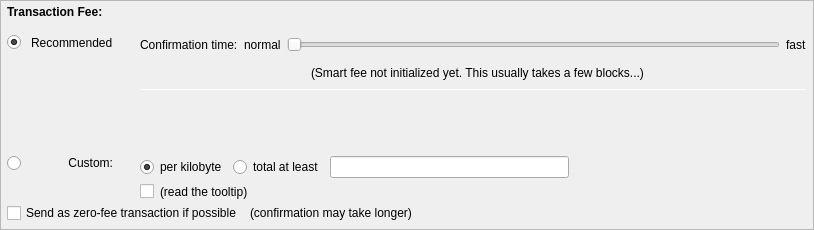
         <widget class="QFrame" name="frameFee">
          <property name="sizePolicy">
           <sizepolicy hsizetype="Expanding" vsizetype="Expanding">
            <horstretch>0</horstretch>
            <verstretch>0</verstretch>
           </sizepolicy>
          </property>
          <property name="maximumSize">
           <size>
            <width>16777215</width>
            <height>16777215</height>
           </size>
          </property>
          <property name="frameShape">
           <enum>QFrame::StyledPanel</enum>
          </property>
          <property name="frameShadow">
           <enum>QFrame::Sunken</enum>
          </property>
          <layout class="QVBoxLayout" name="verticalLayoutFee1">
           <property name="spacing">
            <number>0</number>
           </property>
           <property name="leftMargin">
            <number>0</number>
           </property>
           <property name="topMargin">
            <number>0</number>
           </property>
           <property name="rightMargin">
            <number>0</number>
           </property>
           <property name="bottomMargin">
            <number>0</number>
           </property>
           <item>
            <layout class="QVBoxLayout" name="verticalLayoutFee2" stretch="0,0,0">
             <property name="spacing">
              <number>0</number>
             </property>
             <property name="leftMargin">
              <number>6</number>
             </property>
             <property name="topMargin">
              <number>0</number>
             </property>
             <property name="rightMargin">
              <number>6</number>
             </property>
             <item>
              <layout class="QHBoxLayout" name="horizontalLayoutFee1">
               <property name="bottomMargin">
                <number>0</number>
               </property>
               <item>
                <layout class="QVBoxLayout" name="verticalLayoutFee7">
                 <property name="spacing">
                  <number>0</number>
                 </property>
                 <item>
                  <spacer name="verticalSpacerSmartFee">
                   <property name="orientation">
                    <enum>Qt::Vertical</enum>
                   </property>
                   <property name="sizeType">
                    <enum>QSizePolicy::Fixed</enum>
                   </property>
                   <property name="sizeHint" stdset="0">
                    <size>
                     <width>1</width>
                     <height>4</height>
                    </size>
                   </property>
                  </spacer>
                 </item>
                 <item>
                  <layout class="QHBoxLayout" name="horizontalLayoutSmartFee">
                   <property name="spacing">
                    <number>10</number>
                   </property>
                   <item>
                    <widget class="QLabel" name="labelFeeHeadline">
                     <property name="sizePolicy">
                      <sizepolicy hsizetype="Preferred" vsizetype="Maximum">
                       <horstretch>0</horstretch>
                       <verstretch>0</verstretch>
                      </sizepolicy>
                     </property>
                     <property name="font">
                      <font>
                       <weight>75</weight>
                       <bold>true</bold>
                      </font>
                     </property>
                     <property name="styleSheet">
                      <string notr="true">font-weight:bold;</string>
                     </property>
                     <property name="text">
                      <string>Transaction Fee:</string>
                     </property>
                    </widget>
                   </item>
                   <item>
                    <widget class="QLabel" name="labelFeeMinimized">
                     <property name="text">
                      <string/>
                     </property>
                    </widget>
                   </item>
                   <item>
                    <widget class="QtMaterialFlatButton" name="buttonChooseFee" native="true">
                     <property name="text" stdset="0">
                      <string>Choose...</string>
                     </property>
                    </widget>
                   </item>
                   <item>
                    <widget class="QtMaterialFlatButton" name="buttonMinimizeFee" native="true">
                     <property name="toolTip">
                      <string>collapse fee-settings</string>
                     </property>
                     <property name="text" stdset="0">
                      <string>Minimize</string>
                     </property>
                    </widget>
                   </item>
                  </layout>
                 </item>
                 <item>
                  <spacer name="verticalSpacer_5">
                   <property name="orientation">
                    <enum>Qt::Vertical</enum>
                   </property>
                   <property name="sizeHint" stdset="0">
                    <size>
                     <width>1</width>
                     <height>1</height>
                    </size>
                   </property>
                  </spacer>
                 </item>
                </layout>
               </item>
               <item>
                <spacer name="horizontalSpacer_4">
                 <property name="orientation">
                  <enum>Qt::Horizontal</enum>
                 </property>
                 <property name="sizeHint" stdset="0">
                  <size>
                   <width>40</width>
                   <height>20</height>
                  </size>
                 </property>
                </spacer>
               </item>
              </layout>
             </item>
             <item>
              <widget class="QFrame" name="frameFeeSelection">
               <layout class="QVBoxLayout" name="verticalLayoutFee12">
                <property name="spacing">
                 <number>0</number>
                </property>
                <property name="leftMargin">
                 <number>0</number>
                </property>
                <property name="topMargin">
                 <number>0</number>
                </property>
                <property name="rightMargin">
                 <number>0</number>
                </property>
                <property name="bottomMargin">
                 <number>0</number>
                </property>
                <item>
                 <layout class="QGridLayout" name="gridLayoutFee">
                  <property name="topMargin">
                   <number>10</number>
                  </property>
                  <property name="bottomMargin">
                   <number>4</number>
                  </property>
                  <property name="horizontalSpacing">
                   <number>10</number>
                  </property>
                  <property name="verticalSpacing">
                   <number>4</number>
                  </property>
                  <item row="2" column="0">
                   <layout class="QVBoxLayout" name="verticalLayoutFee4" stretch="0">
                    <item>
                     <spacer name="verticalSpacer_2">
                      <property name="orientation">
                       <enum>Qt::Vertical</enum>
                      </property>
                      <property name="sizeHint" stdset="0">
                       <size>
                        <width>1</width>
                        <height>1</height>
                       </size>
                      </property>
                     </spacer>
                    </item>
                   </layout>
                  </item>
                  <item row="3" column="0">
                   <layout class="QVBoxLayout" name="verticalLayoutFee9" stretch="0,1">
                    <item>
                     <widget class="QRadioButton" name="radioCustomFee">
                      <property name="text">
                       <string/>
                      </property>
                      <attribute name="buttonGroup">
                       <string notr="true">groupFee</string>
                      </attribute>
                     </widget>
                    </item>
                    <item>
                     <spacer name="verticalSpacer_6">
                      <property name="orientation">
                       <enum>Qt::Vertical</enum>
                      </property>
                      <property name="sizeHint" stdset="0">
                       <size>
                        <width>1</width>
                        <height>1</height>
                       </size>
                      </property>
                     </spacer>
                    </item>
                   </layout>
                  </item>
                  <item row="3" column="1">
                   <widget class="QLabel" name="labelCustomFee">
                    <property name="text">
                     <string>Custom:</string>
                    </property>
                    <property name="alignment">
                     <set>Qt::AlignRight|Qt::AlignTop|Qt::AlignTrailing</set>
                    </property>
                   </widget>
                  </item>
                  <item row="3" column="4">
                   <layout class="QVBoxLayout" name="verticalLayoutFee8">
                    <property name="spacing">
                     <number>6</number>
                    </property>
                    <item>
                     <layout class="QHBoxLayout" name="horizontalLayoutFee13">
                      <item>
                       <widget class="QRadioButton" name="radioCustomPerKilobyte">
                        <property name="toolTip">
                         <string>If the custom fee is set to 1000 uXCRCs and the transaction is only 250 bytes, then &quot;per kilobyte&quot; only pays 250 uXCRCs in fee,&lt;br /&gt;while &quot;at least&quot; pays 1000 uXCRCs. For transactions bigger than a kilobyte both pay by kilobyte.</string>
                        </property>
                        <property name="text">
                         <string>per kilobyte</string>
                        </property>
                        <property name="checked">
                         <bool>true</bool>
                        </property>
                        <attribute name="buttonGroup">
                         <string notr="true">groupCustomFee</string>
                        </attribute>
                       </widget>
                      </item>
                      <item>
                       <widget class="QRadioButton" name="radioCustomAtLeast">
                        <property name="toolTip">
                         <string>If the custom fee is set to 1000 uXCRCs and the transaction is only 250 bytes, then &quot;per kilobyte&quot; only pays 250 uXCRCs in fee,&lt;br /&gt;while &quot;total at least&quot; pays 1000 uXCRCs. For transactions bigger than a kilobyte both pay by kilobyte.</string>
                        </property>
                        <property name="text">
                         <string>total at least</string>
                        </property>
                        <attribute name="buttonGroup">
                         <string notr="true">groupCustomFee</string>
                        </attribute>
                       </widget>
                      </item>
                      <item>
                       <widget class="BitcoinAmountField" name="customFee"/>
                      </item>
                      <item>
                       <spacer name="horizontalSpacer_6">
                        <property name="orientation">
                         <enum>Qt::Horizontal</enum>
                        </property>
                        <property name="sizeHint" stdset="0">
                         <size>
                          <width>1</width>
                          <height>1</height>
                         </size>
                        </property>
                       </spacer>
                      </item>
                     </layout>
                    </item>
                    <item>
                     <layout class="QHBoxLayout" name="horizontalLayoutFee8">
                      <item>
                       <widget class="QCheckBox" name="checkBoxMinimumFee">
                        <property name="toolTip">
                         <string>Paying only the minimum fee is just fine as long as there is less transaction volume than space in the blocks.&lt;br /&gt;But be aware that this can end up in a never confirming transaction once there is more demand for CRyptoCrowd transactions than the network can process.</string>
                        </property>
                        <property name="text">
                         <string/>
                        </property>
                       </widget>
                      </item>
                      <item>
                       <widget class="QLabel" name="labelMinFeeWarning">
                        <property name="enabled">
                         <bool>true</bool>
                        </property>
                        <property name="toolTip">
                         <string>Paying only the minimum fee is just fine as long as there is less transaction volume than space in the blocks.&lt;br /&gt;But be aware that this can end up in a never confirming transaction once there is more demand for CRyptoCrowd transactions than the network can process.</string>
                        </property>
                        <property name="text">
                         <string>(read the tooltip)</string>
                        </property>
                        <property name="margin">
                         <number>5</number>
                        </property>
                       </widget>
                      </item>
                      <item>
                       <spacer name="horizontalSpacer_2">
                        <property name="orientation">
                         <enum>Qt::Horizontal</enum>
                        </property>
                        <property name="sizeHint" stdset="0">
                         <size>
                          <width>1</width>
                          <height>1</height>
                         </size>
                        </property>
                       </spacer>
                      </item>
                     </layout>
                    </item>
                   </layout>
                  </item>
                  <item row="1" column="1">
                   <widget class="QLabel" name="labelSmartFee_2">
                    <property name="text">
                     <string>Recommended</string>
                    </property>
                   </widget>
                  </item>
                  <item row="0" column="4" rowspan="3">
                   <layout class="QVBoxLayout" name="verticalLayoutFee3" stretch="0,0,0,0,1,0">
                    <property name="spacing">
                     <number>6</number>
                    </property>
                    <property name="topMargin">
                     <number>2</number>
                    </property>
                    <property name="bottomMargin">
                     <number>20</number>
                    </property>
                    <item>
                     <layout class="QHBoxLayout" name="horizontalLayoutFee9">
                      <item>
                       <widget class="QLabel" name="labelSmartFee3">
                        <property name="text">
                         <string>Confirmation time:</string>
                        </property>
                        <property name="margin">
                         <number>2</number>
                        </property>
                       </widget>
                      </item>
                      <item>
                       <widget class="QLabel" name="labelSmartFeeNormal">
                        <property name="text">
                         <string>normal</string>
                        </property>
                        <property name="margin">
                         <number>2</number>
                        </property>
                       </widget>
                      </item>
                      <item>
                       <widget class="QSlider" name="sliderSmartFee">
                        <property name="minimumSize">
                         <size>
                          <width>0</width>
                          <height>24</height>
                         </size>
                        </property>
                        <property name="minimum">
                         <number>0</number>
                        </property>
                        <property name="maximum">
                         <number>24</number>
                        </property>
                        <property name="pageStep">
                         <number>1</number>
                        </property>
                        <property name="value">
                         <number>0</number>
                        </property>
                        <property name="orientation">
                         <enum>Qt::Horizontal</enum>
                        </property>
                        <property name="invertedAppearance">
                         <bool>false</bool>
                        </property>
                        <property name="invertedControls">
                         <bool>false</bool>
                        </property>
                        <property name="tickPosition">
                         <enum>QSlider::NoTicks</enum>
                        </property>
                       </widget>
                      </item>
                      <item>
                       <widget class="QLabel" name="labelSmartFeeFast">
                        <property name="text">
                         <string>fast</string>
                        </property>
                       </widget>
                      </item>
                     </layout>
                    </item>
                    <item>
                     <layout class="QHBoxLayout" name="horizontalLayout_recommended_texts">
                      <property name="spacing">
                       <number>0</number>
                      </property>
                      <item>
                       <spacer name="horizontalSpacer_8">
                        <property name="orientation">
                         <enum>Qt::Horizontal</enum>
                        </property>
                        <property name="sizeHint" stdset="0">
                         <size>
                          <width>40</width>
                          <height>20</height>
                         </size>
                        </property>
                       </spacer>
                      </item>
                      <item>
                       <widget class="QLabel" name="labelFeeEstimation">
                        <property name="text">
                         <string/>
                        </property>
                        <property name="margin">
                         <number>2</number>
                        </property>
                       </widget>
                      </item>
                      <item>
                       <widget class="QLabel" name="labelSmartFee2">
                        <property name="text">
                         <string>(Smart fee not initialized yet. This usually takes a few blocks...)</string>
                        </property>
                        <property name="alignment">
                         <set>Qt::AlignLeading|Qt::AlignLeft|Qt::AlignVCenter</set>
                        </property>
                        <property name="wordWrap">
                         <bool>false</bool>
                        </property>
                        <property name="margin">
                         <number>2</number>
                        </property>
                        <property name="indent">
                         <number>-1</number>
                        </property>
                       </widget>
                      </item>
                      <item>
                       <spacer name="horizontalSpacer_3">
                        <property name="orientation">
                         <enum>Qt::Horizontal</enum>
                        </property>
                        <property name="sizeHint" stdset="0">
                         <size>
                          <width>40</width>
                          <height>20</height>
                         </size>
                        </property>
                       </spacer>
                      </item>
                     </layout>
                    </item>
                    <item>
                     <widget class="Line" name="line_2">
                      <property name="minimumSize">
                       <size>
                        <width>0</width>
                        <height>1</height>
                       </size>
                      </property>
                      <property name="maximumSize">
                       <size>
                        <width>16777215</width>
                        <height>1</height>
                       </size>
                      </property>
                      <property name="orientation">
                       <enum>Qt::Horizontal</enum>
                      </property>
                     </widget>
                    </item>
                    <item>
                     <layout class="QHBoxLayout" name="horizontalLayoutFee12">
                      <item>
                       <spacer name="horizontalSpacer_5">
                        <property name="orientation">
                         <enum>Qt::Horizontal</enum>
                        </property>
                        <property name="sizeHint" stdset="0">
                         <size>
                          <width>1</width>
                          <height>1</height>
                         </size>
                        </property>
                       </spacer>
                      </item>
                     </layout>
                    </item>
                    <item>
                     <spacer name="verticalSpacer_4">
                      <property name="orientation">
                       <enum>Qt::Vertical</enum>
                      </property>
                      <property name="sizeHint" stdset="0">
                       <size>
                        <width>1</width>
                        <height>1</height>
                       </size>
                      </property>
                     </spacer>
                    </item>
                    <item>
                     <spacer name="verticalSpacer_3">
                      <property name="orientation">
                       <enum>Qt::Vertical</enum>
                      </property>
                      <property name="sizeHint" stdset="0">
                       <size>
                        <width>20</width>
                        <height>40</height>
                       </size>
                      </property>
                     </spacer>
                    </item>
                   </layout>
                  </item>
                  <item row="1" column="2">
                   <widget class="QLabel" name="labelSmartFee">
                    <property name="text">
                     <string/>
                    </property>
                    <property name="margin">
                     <number>2</number>
                    </property>
                   </widget>
                  </item>
                  <item row="1" column="0">
                   <widget class="QRadioButton" name="radioSmartFee">
                    <property name="text">
                     <string/>
                    </property>
                    <property name="checked">
                     <bool>true</bool>
                    </property>
                    <attribute name="buttonGroup">
                     <string notr="true">groupFee</string>
                    </attribute>
                   </widget>
                  </item>
                 </layout>
                </item>
                <item>
                 <layout class="QHBoxLayout" name="horizontalLayoutFee5" stretch="0,0,0">
                  <property name="spacing">
                   <number>8</number>
                  </property>
                  <property name="bottomMargin">
                   <number>4</number>
                  </property>
                  <item>
                   <widget class="QCheckBox" name="checkBoxFreeTx">
                    <property name="text">
                     <string>Send as zero-fee transaction if possible</string>
                    </property>
                   </widget>
                  </item>
                  <item>
                   <widget class="QLabel" name="labelFreeTx">
                    <property name="text">
                     <string>(confirmation may take longer)</string>
                    </property>
                    <property name="margin">
                     <number>5</number>
                    </property>
                   </widget>
                  </item>
                  <item>
                   <spacer name="horizontalSpacerFee5">
                    <property name="orientation">
                     <enum>Qt::Horizontal</enum>
                    </property>
                    <property name="sizeHint" stdset="0">
                     <size>
                      <width>1</width>
                      <height>1</height>
                     </size>
                    </property>
                   </spacer>
                  </item>
                 </layout>
                </item>
                <item>
                 <spacer name="verticalSpacerFee2">
                  <property name="orientation">
                   <enum>Qt::Vertical</enum>
                  </property>
                  <property name="sizeHint" stdset="0">
                   <size>
                    <width>1</width>
                    <height>1</height>
                   </size>
                  </property>
                 </spacer>
                </item>
               </layout>
              </widget>
             </item>
             <item>
              <spacer name="verticalSpacerFee">
               <property name="orientation">
                <enum>Qt::Vertical</enum>
               </property>
               <property name="sizeHint" stdset="0">
                <size>
                 <width>800</width>
                 <height>1</height>
                </size>
               </property>
              </spacer>
             </item>
            </layout>
           </item>
          </layout>
         </widget>
